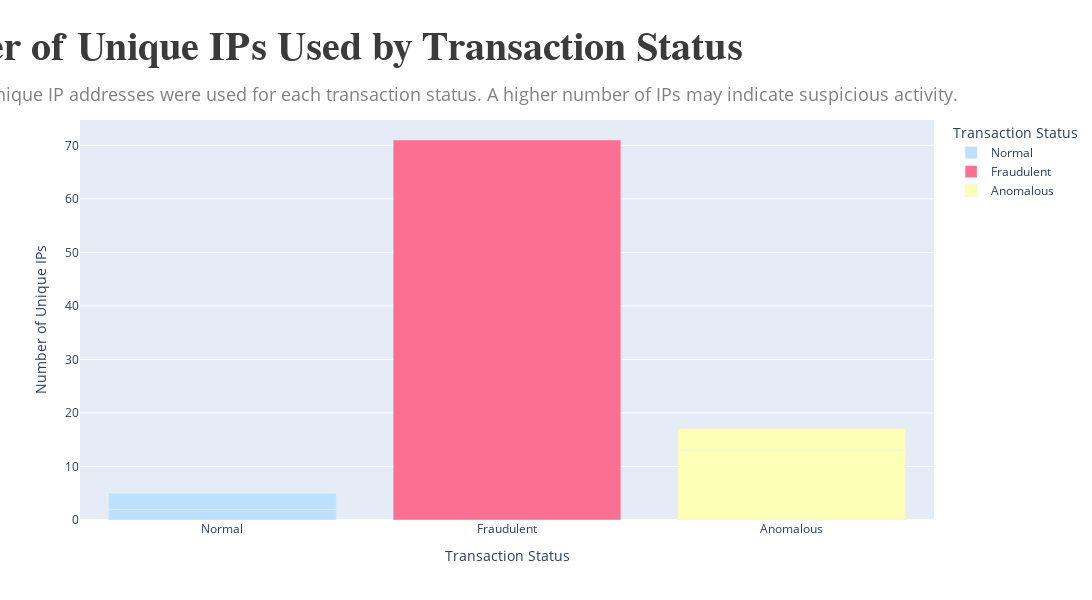

Notebook source saved alongside this figure:
### Code cell
unique_ips_by_category(df)

### Figure 1 — Plotly figure (JSON) as saved in the notebook; plotly's stock layout.template omitted (floating-point values rounded to 4 significant figures)
{"data": [{"alignmentgroup": "True", "hovertemplate": "Transaction Status=%{x}<br>Number of Unique IPs=%{y}<extra></extra>", "legendgroup": "Normal", "marker": {"color": "#bde0fe", "pattern": {"shape": ""}}, "name": "Normal", "offsetgroup": "Normal", "orientation": "v", "showlegend": true, "textposition": "auto", "type": "bar", "x": ["Normal", "Normal"], "xaxis": "x", "y": [2, 3], "yaxis": "y"}, {"alignmentgroup": "True", "hovertemplate": "Transaction Status=%{x}<br>Number of Unique IPs=%{y}<extra></extra>", "legendgroup": "Fraudulent", "marker": {"color": "#fb6f92", "pattern": {"shape": ""}}, "name": "Fraudulent", "offsetgroup": "Fraudulent", "orientation": "v", "showlegend": true, "textposition": "auto", "type": "bar", "x": ["Fraudulent"], "xaxis": "x", "y": [71], "yaxis": "y"}, {"alignmentgroup": "True", "hovertemplate": "Transaction Status=%{x}<br>Number of Unique IPs=%{y}<extra></extra>", "legendgroup": "Anomalous", "marker": {"color": "#fdffb6", "pattern": {"shape": ""}}, "name": "Anomalous", "offsetgroup": "Anomalous", "orientation": "v", "showlegend": true, "textposition": "auto", "type": "bar", "x": ["Anomalous", "Anomalous"], "xaxis": "x", "y": [13, 4], "yaxis": "y"}], "layout": {"annotations": [{"align": "right", "font": {"color": "gray", "family": "Open Sans", "size": 18}, "showarrow": false, "text": "🔍 This chart shows how many unique IP addresses were used for each transaction status. A higher number of IPs may indicate suspicious activity.", "x": 1.03, "xref": "paper", "y": 1.1, "yref": "paper"}], "bargap": 0.2, "barmode": "relative", "height": 600, "legend": {"title": {"text": "Transaction Status"}, "tracegroupgap": 0}, "margin": {"b": 80, "t": 120}, "title": {"font": {"color": "#3b3b3b", "family": "Outfit", "size": 40}, "text": "<b>Number of Unique IPs Used by Transaction Status</b>", "x": 0.68, "xanchor": "right"}, "width": 1450, "xaxis": {"anchor": "y", "categoryarray": ["Normal", "Fraudulent", "Anomalous"], "categoryorder": "array", "domain": [0, 1], "title": {"text": "Transaction Status"}}, "yaxis": {"anchor": "x", "domain": [0, 1], "title": {"text": "Number of Unique IPs"}}}}
